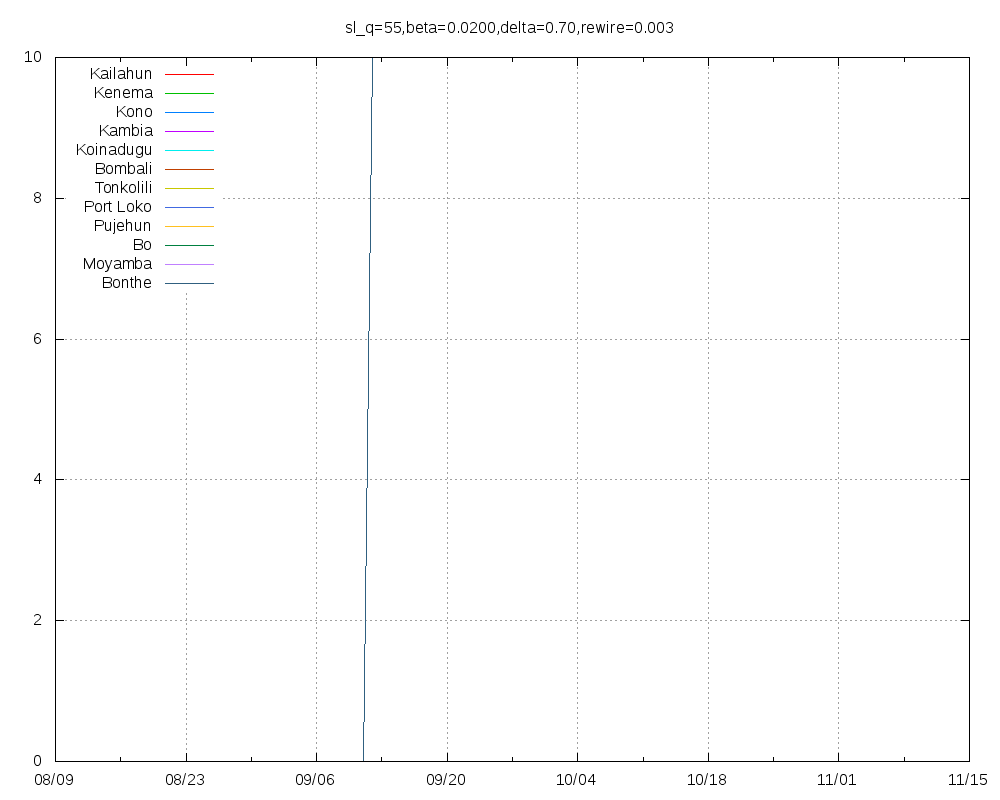

This figure's gnuplot source:
set title "sl_q=55,beta=0.0200,delta=0.70,rewire=0.003"
set key top left
set grid
set xdata time
set timefmt "%Y-%m-%d"
set terminal png size 1000,800
set output "sl_q=55,beta=0.0200,delta=0.70,rewire=0.003.png"
plot "Kailahun.tab" using 1:2 title "Kailahun" with lines,"Kenema.tab" using 1:2 title "Kenema" with lines,"Kono.tab" using 1:2 title "Kono" with lines,"Kambia.tab" using 1:2 title "Kambia" with lines,"Koinadugu.tab" using 1:2 title "Koinadugu" with lines,"Bombali.tab" using 1:2 title "Bombali" with lines,"Tonkolili.tab" using 1:2 title "Tonkolili" with lines,"Port_Loko.tab" using 1:2 title "Port Loko" with lines,"Pujehun.tab" using 1:2 title "Pujehun" with lines,"Bo.tab" using 1:2 title "Bo" with lines,"Moyamba.tab" using 1:2 title "Moyamba" with lines,"Bonthe.tab" using 1:2 title "Bonthe" with lines
